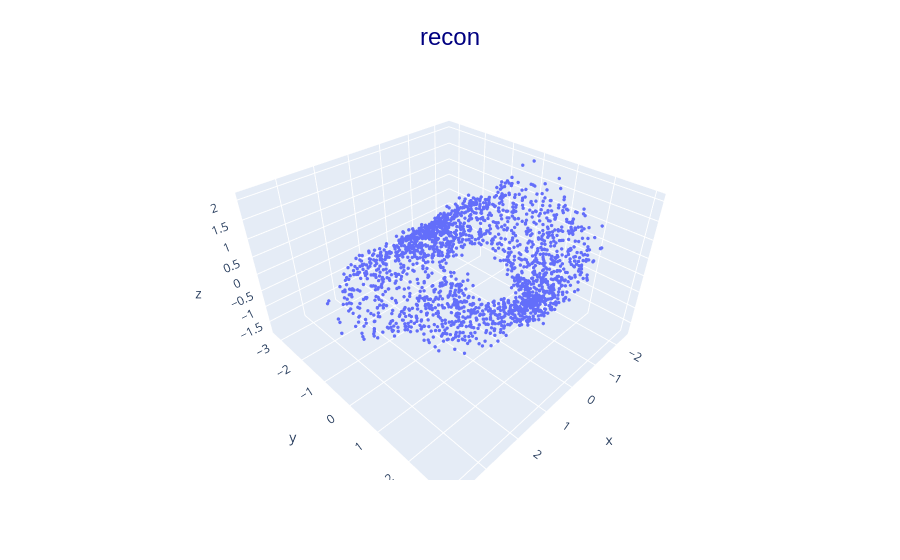
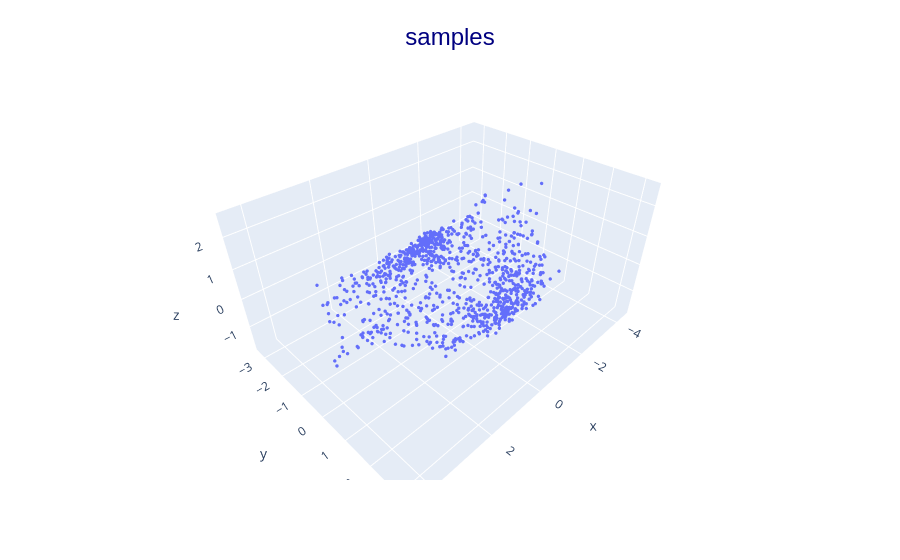

Here is the notebook cell these charts were saved with, in order:
### Code cell
plot_vae(flow_vae, sub_key)

### Figure 1 — Plotly figure (JSON) as saved in the notebook; plotly's stock layout.template omitted (floating-point values rounded to 4 significant figures; data arrays with more than 128 entries replaced by an {"elided": "..."} marker saying what was removed)
{"data": [{"hovertemplate": "x=%{x}<br>y=%{y}<br>z=%{z}<extra></extra>", "legendgroup": "", "marker": {"color": "#636efa", "size": 2, "symbol": "circle"}, "mode": "markers", "name": "", "scene": "scene", "showlegend": false, "type": "scatter3d", "x": {"elided": "2000 float values"}, "y": {"elided": "2000 float values"}, "z": {"elided": "2000 float values"}}], "layout": {"legend": {"tracegroupgap": 0}, "margin": {"t": 60}, "scene": {"domain": {"x": [0, 1], "y": [0, 1]}, "xaxis": {"title": {"text": "x"}}, "yaxis": {"title": {"text": "y"}}, "zaxis": {"title": {"text": "z"}}}, "title": {"font": {"color": "navy", "family": "Arial", "size": 24}, "text": "recon", "x": 0.5, "y": 0.95}}}

### Figure 2 — Plotly figure (JSON) as saved in the notebook; plotly's stock layout.template omitted (floating-point values rounded to 4 significant figures; data arrays with more than 128 entries replaced by an {"elided": "..."} marker saying what was removed)
{"data": [{"hovertemplate": "x=%{x}<br>y=%{y}<br>z=%{z}<extra></extra>", "legendgroup": "", "marker": {"color": "#636efa", "size": 2, "symbol": "circle"}, "mode": "markers", "name": "", "scene": "scene", "showlegend": false, "type": "scatter3d", "x": {"elided": "1000 float values"}, "y": {"elided": "1000 float values"}, "z": {"elided": "1000 float values"}}], "layout": {"legend": {"tracegroupgap": 0}, "margin": {"t": 60}, "scene": {"domain": {"x": [0, 1], "y": [0, 1]}, "xaxis": {"title": {"text": "x"}}, "yaxis": {"title": {"text": "y"}}, "zaxis": {"title": {"text": "z"}}}, "title": {"font": {"color": "navy", "family": "Arial", "size": 24}, "text": "samples", "x": 0.5, "y": 0.95}}}
